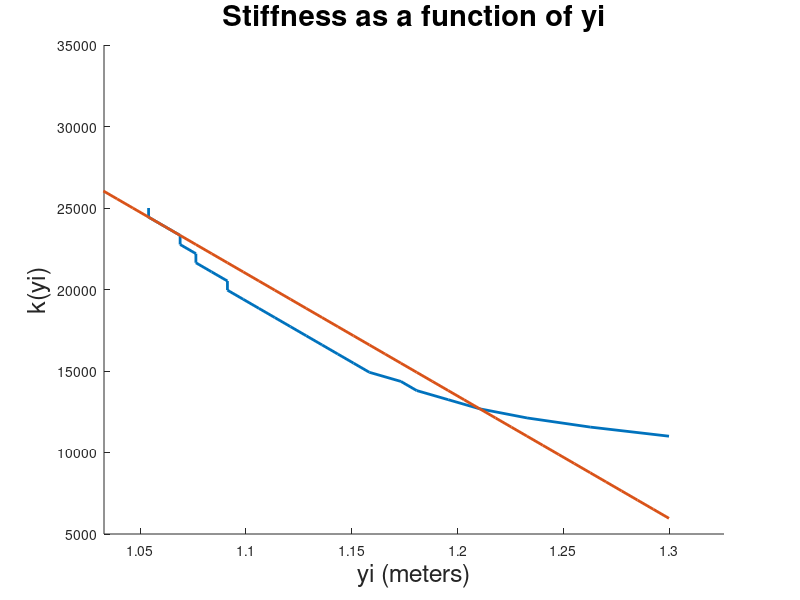

Write the MATLAB code that produced this figure.
% plot for minimization

clf;
hold on;

load('p2vars.mat')

last_valid = 26;

plot(y0Vec(idx_rows(1:last_valid)), kVec(1:last_valid),'LineWidth',2);
xlabel('yi (meters)','fontsize',18);
ylabel('k(yi)','fontsize',18);
title('Stiffness as a function of yi','fontsize',21);
xlim([0.98*y0Vec(idx_rows(last_valid)), y0Vec(idx_rows(1))*1.02]);

p1 = [y0Vec(idx_rows(4)), kVec(4)];
p2 = [y0Vec(idx_rows(last_valid-2)), kVec(last_valid-2)];

y_slope = (p2(2) - p1(2)) / (p2(1) - p1(1));
y_intercept = p2(2) - y_slope*p2(1);

line_ = y_slope*y0Vec;
line_ = line_ + y_intercept;

save('p3vars.mat','y_slope','y_intercept')

plot(y0Vec, line_,'LineWidth',2);